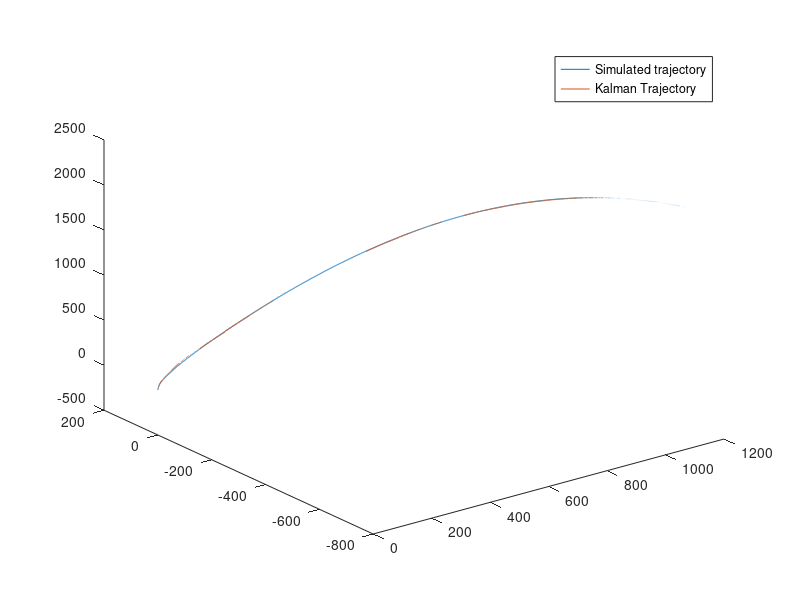

Write MATLAB code to recreate this figure. (Note: this script raises an error after producing the figure.)
%% Post process MATLAB script for navigation code
clc,close all,clear all
%%read data
state_data = csvread('state_data.csv');
kalman_state_data = csvread('kalman_state_data.csv');

kalman_covariance_diagonal_data = csvread('kalman_covariance_diagonal.csv');


%% plot trajectory
title("Simulation trajectory visualisation")

plot3(state_data(:,2),state_data(:,3),state_data(:,4))
hold on
plot3(kalman_state_data(:,2),kalman_state_data(:,3),kalman_state_data(:,4))
legend("Simulated trajectory","Kalman Trajectory")

%% error plots
% time vectir
tt_kal = kalman_state_data(:,1);

% interpolate messages in a common time vector
interp_state_x = interp1(state_data(:,1),state_data(:,2),tt_kal);
interp_state_y = interp1(state_data(:,1),state_data(:,3),tt_kal);
interp_state_z = interp1(state_data(:,1),state_data(:,4),tt_kal);

interp_state_vel_x = interp1(state_data(:,1),state_data(:,5),tt_kal);
interp_state_vel_y = interp1(state_data(:,1),state_data(:,6),tt_kal);
interp_state_vel_z = interp1(state_data(:,1),state_data(:,7),tt_kal);

interp_state_mass = interp1(state_data(:,1),state_data(:,15),tt_kal);

% calculate errors
err_x = kalman_state_data(:,2)-interp_state_x;
err_y = kalman_state_data(:,3)-interp_state_y;
err_z = kalman_state_data(:,4)-interp_state_z;

err_vel_x = kalman_state_data(:,5)-interp_state_vel_x;
err_vel_y = kalman_state_data(:,6)-interp_state_vel_y;
err_vel_z = kalman_state_data(:,7)-interp_state_vel_z;

err_mass = kalman_state_data(:,15)-interp_state_mass;


%%  error Plot config
figure
tiledlayout(4,3)


Z_confidance = 2.576; % 99% interval

%% err_x
nexttile
hold on
plot(tt_kal,err_x);
plot(tt_kal,Z_confidance*sqrt(kalman_covariance_diagonal_data(:,2)));
plot(tt_kal,-Z_confidance*sqrt(kalman_covariance_diagonal_data(:,2)));
xlabel("time [s]")
ylabel("error [m]")
title("Kalman error in position x")

%% err_y
nexttile
hold on
plot(tt_kal,err_y);
title("Kalman error in position y")
plot(tt_kal,Z_confidance*sqrt(kalman_covariance_diagonal_data(:,3)));
plot(tt_kal,-Z_confidance*sqrt(kalman_covariance_diagonal_data(:,3)));
xlabel("time [s]")
ylabel("error [m]")


%% err_z
nexttile
hold on
title("Kalman error in position z")
plot(tt_kal,err_z);
plot(tt_kal,Z_confidance*sqrt(kalman_covariance_diagonal_data(:,4)));
plot(tt_kal,-Z_confidance*sqrt(kalman_covariance_diagonal_data(:,4)));
xlabel("time [s]")
ylabel("error [m]")

%% err_vel_x
nexttile
hold on
plot(tt_kal,err_vel_x);
title("Kalman error in velocity x (Inertial frame)")
plot(tt_kal,Z_confidance*sqrt(kalman_covariance_diagonal_data(:,5)));
plot(tt_kal,-Z_confidance*sqrt(kalman_covariance_diagonal_data(:,5)));
xlabel("time [s]")
ylabel("error [m/s]")

%% err_vel_y
nexttile
hold on
plot(tt_kal,err_vel_y);
title("Kalman error in velocity y (Inertial frame)")
plot(tt_kal,Z_confidance*sqrt(kalman_covariance_diagonal_data(:,6)));
plot(tt_kal,-Z_confidance*sqrt(kalman_covariance_diagonal_data(:,6)));
xlabel("time [s]")
ylabel("error [m/s]")

%% err_vel_z
nexttile
hold on
plot(tt_kal,err_vel_z);
plot(tt_kal,Z_confidance*sqrt(kalman_covariance_diagonal_data(:,7)));
plot(tt_kal,-Z_confidance*sqrt(kalman_covariance_diagonal_data(:,7)));
title("Kalman error in velocity z (Inertial frame)")
xlabel("time [s]")
ylabel("error [m/s]")

%% attitude

%get quaternion data from state
quat_kal = [kalman_state_data(:,11),kalman_state_data(:,8),kalman_state_data(:,9),kalman_state_data(:,10)]; % [qw,qx,qy,qz]

interp_qw = interp1(state_data(:,1),state_data(:,11),tt_kal);
interp_qx = interp1(state_data(:,1),state_data(:,8),tt_kal);
interp_qy = interp1(state_data(:,1),state_data(:,9),tt_kal);
interp_qz = interp1(state_data(:,1),state_data(:,10),tt_kal);
quat_sim = [interp_qw,interp_qx,interp_qy,interp_qz];% [qw,qx,qy,qz]

%transform to euler angles

eul_sim = quat2eul(quat_sim)*(180/pi);
eul_kal= quat2eul(quat_kal)*(180/pi);

err_eul = (eul_kal-eul_sim);

nexttile
hold on
plot(tt_kal,err_eul(:,1));
title("error in euler \alpha")
xlabel("time [s]")
ylabel("error [deg]")

nexttile
hold on
plot(tt_kal,err_eul(:,2));
title("error in euler \beta")
xlabel("time [s]")
ylabel("error [deg]")

nexttile
hold on
plot(tt_kal,err_eul(:,3));
title("error in euler \gamma")
xlabel("time [s]")
ylabel("error [deg]")


%% err_mass
nexttile
hold on
plot(tt_kal,err_mass);
plot(tt_kal,Z_confidance*sqrt(kalman_covariance_diagonal_data(:,14)));
plot(tt_kal,-Z_confidance*sqrt(kalman_covariance_diagonal_data(:,14)));
title("Kalman error in mass")
xlabel("time [s]")
ylabel("error [Kg]")

%% Plots
figure
title("Euler angles (ZYX) in degrees")
hold on
plot(tt_kal,eul_sim(:,1));
plot(tt_kal,eul_sim(:,2));
plot(tt_kal,eul_sim(:,3));
plot(tt_kal,eul_kal(:,1));
plot(tt_kal,eul_kal(:,2));
plot(tt_kal,eul_kal(:,3));
legend("\alpha_{sim}","\beta_{sim}","\gamma_{sim}","\alpha_{kal}","\beta_{kal}","\gamma_{kal}")







